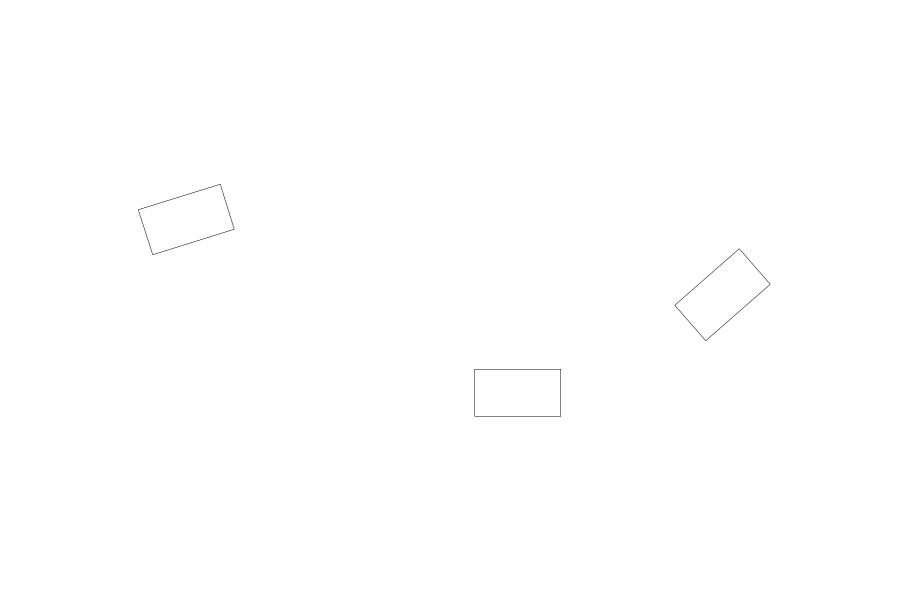
#> input picture files/ix.mech.repeated-shared-distinct-metadata/ix.mech.repeated-shared-distinct-metadata.png, 1800 x 1200 px (shown at 1/2 size)
$ python -i pdf-ink.py   (imports and definitions only)
#> lines starting #> are read from the running program, lines starting #| are printed output that depends on the picture; after the words box and inside, x2 and y2 are one past the last pixel; in counts of white or black regions, pixels touching at a corner belong together
#!/usr/bin/env python3
"""Render page 1 of each PDF with Quick Look and measure its ink.

Usage:
  pdf-ink.py --out-dir DIR [--size 1200] [--min-frac 0.001] [--min-extent 0.25] PDF...

`qlmanage -t -s SIZE -o DIR PDF` writes DIR/<name>.pdf.png with the longest side at SIZE
pixels. The thumbnail is composited onto white and converted to 8-bit luminance with
PIL `Image.convert("L")`. A pixel with luminance below 200 counts as dark.

Each row of the TSV on stdout gives the dark pixel count, the dark fraction of all
pixels, the dark bounding box, and the extent. The extent is the larger of the bounding
box width over the image width and the bounding box height over the image height.

Verdicts:
- `blank`: 0 dark pixels.
- `small`: dark fraction below --min-frac, or extent below --min-extent.
- `ink`: both thresholds met.
- `error`: Quick Look wrote no thumbnail.

The exit status is 0 when every page reads `ink`, and 1 otherwise. Bad arguments exit 2.
"""
import argparse
import os
import subprocess
import sys

from PIL import Image

DARK = 200


def render(pdf, out_dir, size):
    proc = subprocess.run(["qlmanage", "-t", "-s", str(size), "-o", out_dir, pdf],
                          capture_output=True, text=True, timeout=120)
    png = os.path.join(out_dir, os.path.basename(pdf) + ".png")
    return png if os.path.isfile(png) else None, proc.returncode


def measure(png):
    img = Image.open(png).convert("RGBA")
#> img is the input picture: PIL image 1800x1200 RGBA; mean R, G, B, A 254.8, 254.8, 254.8, 255
    white = Image.new("RGBA", img.size, (255, 255, 255, 255))
#> white: PIL image 1800x1200 RGBA; every value is 255
    lum = Image.alpha_composite(white, img).convert("L")
    width, height = lum.size
#> width = 1800; height = 1200
    mask = lum.point(lambda v: 255 if v < DARK else 0)
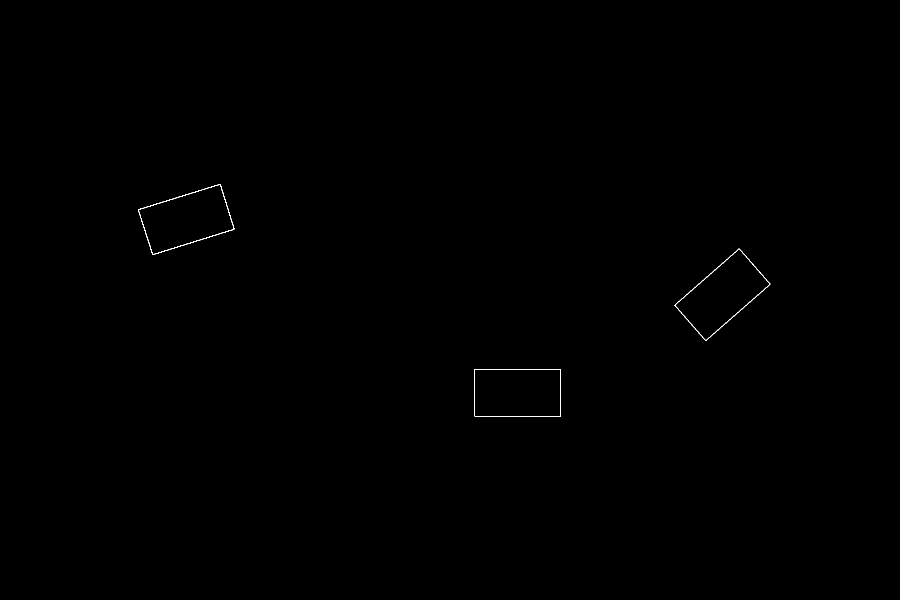
#> mask: PIL image 1800x1200 L (shown at 1/2 size); 0.1% white in thin lines or dots, all inside (x1, y1, x2, y2) = (276, 368, 1541, 833)
    dark = mask.histogram()[255]
#> dark = 2132
    box = mask.getbbox()
#> box = (276, 368, 1541, 833)
    extent = 0.0
    if box:
        extent = max((box[2] - box[0]) / width, (box[3] - box[1]) / height)
#> extent = 0.703
    return width, height, dark, box, extent


def main():
    ap = argparse.ArgumentParser()
    ap.add_argument("--out-dir", required=True, help="directory for the Quick Look renders")
    ap.add_argument("--size", type=int, default=1200)
    ap.add_argument("--min-frac", type=float, default=0.001)
    ap.add_argument("--min-extent", type=float, default=0.25)
    ap.add_argument("pdfs", nargs="+")
    args = ap.parse_args()
    os.makedirs(args.out_dir, exist_ok=True)

    print("pdf\tpng\twidth\theight\tdark_px\tdark_frac\tbbox\textent\tverdict")
    failed = 0
    for pdf in args.pdfs:
        png, code = render(os.path.abspath(pdf), args.out_dir, args.size)
        if not png:
            failed += 1
            print("%s\t-\t-\t-\t-\t-\t-\t-\terror qlmanage=%d" % (pdf, code))
            continue
        width, height, dark, box, extent = measure(png)
        frac = dark / float(width * height)
        if dark == 0:
            verdict = "blank"
        elif frac < args.min_frac or extent < args.min_extent:
            verdict = "small"
        else:
            verdict = "ink"
        if verdict != "ink":
            failed += 1
        print("%s\t%s\t%d\t%d\t%d\t%.6f\t%s\t%.3f\t%s" % (
            pdf, png, width, height, dark, frac,
            ",".join(str(v) for v in box) if box else "-", extent, verdict))
    return 1 if failed else 0


# [2 lines not run here, left out]

>>> result = measure('../../files/ix.mech.repeated-shared-distinct-metadata/ix.mech.repeated-shared-distinct-metadata.png')
#> result = (1800, 1200, 2132, (276, 368, 1541, 833), 0.703)
